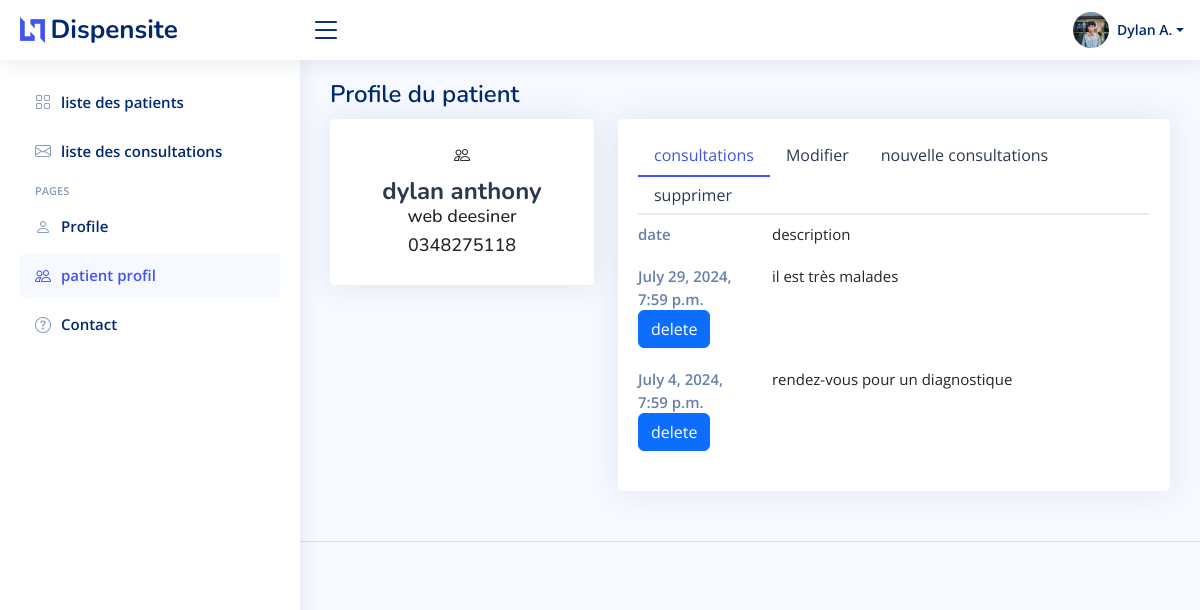
Screenshot of /patient-profil/8/ with the database file from the repository.
### myapp/models.py (models this page shows)
class patient(models.Model):
    name= models.CharField(max_length =100)
    job= models.CharField(max_length =100)
    contact = models.CharField(max_length = 14,default = "")

class consultation(models.Model):
    date = models.DateTimeField(default = datetime.now,blank = True)
    idpatient = models.ForeignKey(patient,on_delete=models.CASCADE)
    description = models.CharField(max_length = 10000)

### myapp/views.py (the view)
# urls.py: path('patient-profil/<int:patientid>/', views.profilpatient, name='profilpatient'),
def profilpatient(request, patientid):
    p1 = get_object_or_404(patient, id=patientid)
    consultations = consultation.objects.filter(idpatient=p1)
    return render(request, 'patient-prof.html', {'patient': p1, 'consultations': consultations})

### templates/patient-prof.html (shortened to what this page needs)
{% load static %}
<!DOCTYPE html>
<html lang="en">
<head>
  <link href="{% static 'assets/vendor/bootstrap/css/bootstrap.min.css'%}" rel="stylesheet">
  <link href="{% static 'assets/vendor/bootstrap-icons/bootstrap-icons.css'%}" rel="stylesheet">
  <link href="{% static 'assets/vendor/boxicons/css/boxicons.min.css'%}" rel="stylesheet">
  <link href="{% static 'assets/vendor/quill/quill.snow.css'%}" rel="stylesheet">
  <link href="{% static 'assets/vendor/quill/quill.bubble.css'%}" rel="stylesheet">
  <link href="{% static 'assets/vendor/remixicon/remixicon.css'%}" rel="stylesheet">
  <link href="{% static 'assets/vendor/simple-datatables/style.css'%}" rel="stylesheet">
  <link href="{% static 'assets/css/style.css'%}" rel="stylesheet">
</head>
<body>
  <header id="header" class="header fixed-top d-flex align-items-center">
    <div class="d-flex align-items-center justify-content-between">
      <a href="index.html" class="logo d-flex align-items-center">
        <img src="{% static 'assets/img/logo.png'%}" alt="">
        <span class="d-none d-lg-block">Dispensite</span>
      </a>
      <i class="bi bi-list toggle-sidebar-btn"></i>
    </div>
    <nav class="header-nav ms-auto">
      <ul class="d-flex align-items-center">
        <li class="nav-item dropdown pe-3">
          <a class="nav-link nav-profile d-flex align-items-center pe-0" href="#" data-bs-toggle="dropdown">
            <img src="{% static 'assets/img/profil.jpg' %}" alt="" class="rounded-circle">
            <span class="d-none d-md-block dropdown-toggle ps-2">Dylan A.</span>
          </a>
        </li>
      </ul>
    </nav>
  </header>
  <aside id="sidebar" class="sidebar">
    <ul class="sidebar-nav" id="sidebar-nav">
      <li class="nav-item">
        <a class="nav-link collapsed" href="/">
          <i class="bi bi-grid"></i>
          <span>liste des patients</span>
        </a>
      </li>
      <li class="nav-item">
        <a class="nav-link collapsed" href="{% url 'conslist' %}">
          <i class="bi bi-envelope"></i>
          <span>liste des consultations</span>
        </a>
      </li>
      <li class="nav-heading">Pages</li>
      <li class="nav-item">
        <a class="nav-link collapsed" href="{% url 'profil' %}">
          <i class="bi bi-person"></i>
          <span>Profile</span>
        </a>
      </li>
      <li class="nav-item">
        <a class="nav-link" href="{% url 'profilpatient' patientid=patient.id%}">
          <i class="bi bi-people"></i>
          <span>patient profil</span>
        </a>
      </li>
      <li class="nav-item">
        <a class="nav-link collapsed" href="{% url 'pages-contact'%}">
          <i class="bi bi-question-circle"></i>
          <span>Contact</span>
        </a>
      </li>
    </ul>
  </aside>
  <main id="main" class="main">
    <div class="pagetitle">
      <h1>Profile du patient</h1>
    </div>
    <section class="section profile">
      <div class="row">
        <div class="col-xl-4">
          <div class="card">
            <div class="card-body profile-card pt-4 d-flex flex-column align-items-center">
              <div class="card-icon rounded-circle d-flex align-items-center justify-content-center">
                <i class="bi bi-people"></i>
              </div>
              <h2>{{patient.name}}</h2>
              <h3>{{patient.job}}</h3>
              <h3>{{patient.contact}}</h3>
            </div>
          </div>
        </div>
        <div class="col-xl-8">
          <div class="card">
            <div class="card-body pt-3">
              <ul class="nav nav-tabs nav-tabs-bordered">
                <li class="nav-item">
                  <button class="nav-link active" data-bs-toggle="tab" data-bs-target="#profile-overview">consultations</button>
                </li>
                <li class="nav-item">
                  <button class="nav-link" data-bs-toggle="tab" data-bs-target="#profile-edit">Modifier</button>
                </li>
                <li class="nav-item">
                  <button class="nav-link" data-bs-toggle="tab" data-bs-target="#consultation">nouvelle consultations</button>
                </li>
                <li class="nav-item">
                  <button class="nav-link" data-bs-toggle="tab" data-bs-target="#delete">supprimer</button>
                </li>
              </ul>
              <div class="tab-content pt-2">
                <div class="tab-pane fade show active profile-overview" id="profile-overview">
                  <div class="row">
                    <div class="col-lg-3 col-md-4 label ">date</div>
                    <div class="col-lg-9 col-md-8">description</div>
                  </div>
                  {% for consultation in consultations %}
                    <div class="row">
                      <div class="col-lg-3 col-md-4 label ">{{consultation.date}}</div>
                      <div class="col-lg-9 col-md-8">{{consultation.description}}</div>
                      <form action="/delete" method="POST">
                        <button class="btn btn-primary" type="submit">delete</button>
                      </form>
                    </div>
                  {% endfor %}
                </div>
              </div>
            </div>
          </div>
        </div>
      </div>
    </section>
  </main>
  <footer id="footer" class="footer">
  </footer>
</body>
</html>

### static/assets/css/style.css (style rules this page uses)
:root { scroll-behavior: smooth; }
body { font-family: "Open Sans", sans-serif; background: #f6f9ff; color: #444444; }
a { color: #4154f1; text-decoration: none; }
h1, h2, h3, h4, h5, h6 { font-family: "Nunito", sans-serif; }
#main { margin-top: 60px; padding: 20px 30px; transition: all 0.3s; }
.pagetitle { margin-bottom: 10px; }
.pagetitle h1 { font-size: 24px; margin-bottom: 0; font-weight: 600; color: #012970; }
.card { margin-bottom: 30px; border: none; border-radius: 5px; box-shadow: 0px 0 30px rgba(1, 41, 112, 0.1); }
.card-body { padding: 0 20px 20px 20px; }
.nav-tabs-bordered { border-bottom: 2px solid #ebeef4; }
.nav-tabs-bordered .nav-link { margin-bottom: -2px; border: none; color: #2c384e; }
.nav-tabs-bordered .nav-link.active { background-color: #fff; color: #4154f1; border-bottom: 2px solid #4154f1; }
.logo { line-height: 1; }
@media (min-width: 1200px) { .logo { width: 280px; } }
.logo img { max-height: 26px; margin-right: 6px; }
.logo span { font-size: 26px; font-weight: 700; color: #012970; font-family: "Nunito", sans-serif; }
.header { transition: all 0.5s; z-index: 997; height: 60px; box-shadow: 0px 2px 20px rgba(1, 41, 112, 0.1); background-color: #fff; padding-left: 20px; }
.header .toggle-sidebar-btn { font-size: 32px; padding-left: 10px; cursor: pointer; color: #012970; }
.header-nav ul { list-style: none; }
.header-nav>ul { margin: 0; padding: 0; }
.header-nav .nav-profile { color: #012970; }
.header-nav .nav-profile img { max-height: 36px; }
.header-nav .nav-profile span { font-size: 14px; font-weight: 600; }
.sidebar { position: fixed; top: 60px; left: 0; bottom: 0; width: 300px; z-index: 996; transition: all 0.3s; padding: 20px; overflow-y: auto; scrollbar-width: thin; scrollbar-color: #aab7cf transparent; box-shadow: 0px 0px 20px rgba(1, 41, 112, 0.1); background-color: #fff; }
@media (min-width: 1200px) { #main, #footer { margin-left: 300px; } }
.sidebar-nav { padding: 0; margin: 0; list-style: none; }
.sidebar-nav li { padding: 0; margin: 0; list-style: none; }
.sidebar-nav .nav-item { margin-bottom: 5px; }
.sidebar-nav .nav-heading { font-size: 11px; text-transform: uppercase; color: #899bbd; font-weight: 600; margin: 10px 0 5px 15px; }
.sidebar-nav .nav-link { display: flex; align-items: center; font-size: 15px; font-weight: 600; color: #4154f1; transition: 0.3; background: #f6f9ff; padding: 10px 15px; border-radius: 4px; }
.sidebar-nav .nav-link i { font-size: 16px; margin-right: 10px; color: #4154f1; }
.sidebar-nav .nav-link.collapsed { color: #012970; background: #fff; }
.sidebar-nav .nav-link.collapsed i { color: #899bbd; }
.profile .profile-card h2 { font-size: 24px; font-weight: 700; color: #2c384e; margin: 10px 0 0 0; }
.profile .profile-card h3 { font-size: 18px; }
.profile .profile-overview .row { margin-bottom: 20px; font-size: 15px; }
.profile .profile-overview .label { font-weight: 600; color: rgba(1, 41, 112, 0.6); }
.footer { padding: 20px 0; font-size: 14px; transition: all 0.3s; border-top: 1px solid #cddfff; }

### rows the page displays
patient: name "dylan anthony", job "web deesiner", contact "0348275118"
consultation: date "July 29, 2024, 7:59 p.m.", description "il est très malades"
consultation: date "July 4, 2024, 7:59 p.m.", description "rendez-vous pour un diagnostique"
